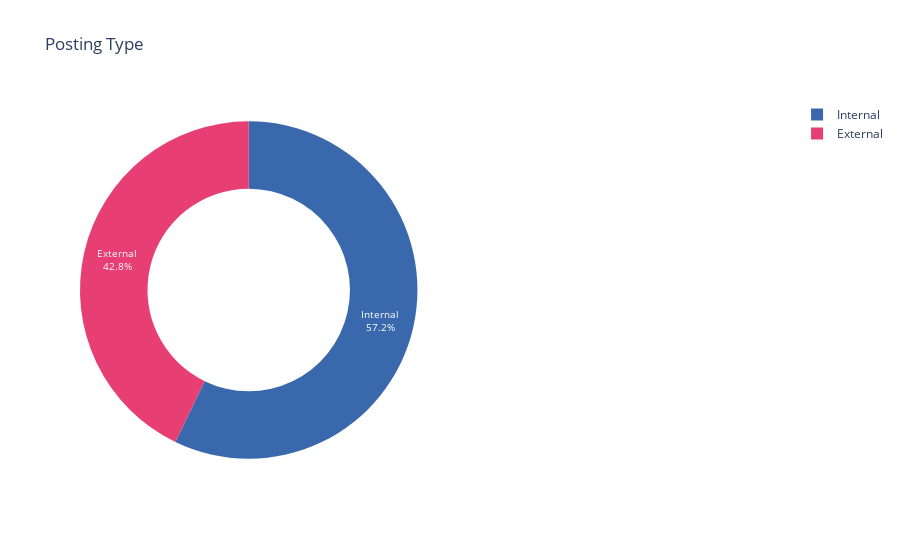

Notebook cell for this chart:
### Code cell
value_counts = df['Posting Type'].value_counts()
labels = value_counts.index.tolist()
py.iplot(pie_plot(labels, value_counts, ['#3969AC', '#E73F74'], "Posting Type"))

### Figure 1 — Plotly figure (JSON) as saved in the notebook; plotly's stock layout.template omitted (floating-point values rounded to 4 significant figures)
{"data": [{"domain": {"x": [0, 0.48]}, "hole": 0.6, "labels": ["Internal", "External"], "marker": {"colors": ["#3969AC", "#E73F74"]}, "name": "Job Type", "sort": false, "textfont": {"color": "#FFFFFF", "size": 10}, "textinfo": "percent+label", "values": [1684, 1262], "type": "pie"}], "layout": {"annotations": [{"font": {"size": 25}, "showarrow": false, "text": ""}], "title": {"text": "Posting Type"}, "autosize": true}}
